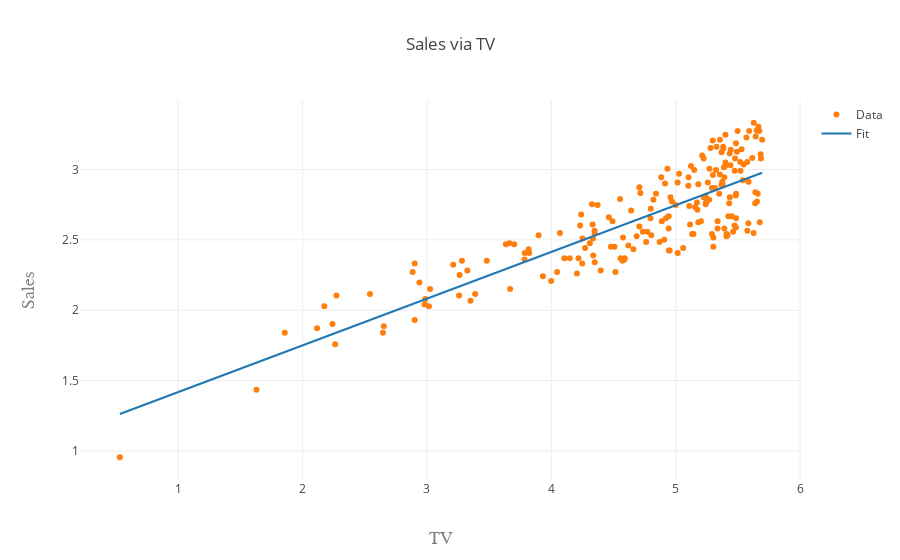

Notebook code for this chart:
### Code cell
xi = df_log.TV
#xi = data1.TV
y = df_log.Sales

# Generated linear fit
slope, intercept, r_value, p_value, std_err = stats.linregress(xi,y)
line = slope*xi+intercept

# Creating the dataset, and generating the plot
trace1 = go.Scatter(
                  x=xi,
                  y=y,
                  text = df_log.TV,
                  mode='markers',
                  marker=go.Marker(color='rgb(255, 127, 14)'),
                  name='Data'
                  )

trace2 = go.Scatter(
                  x=xi,
                  y=line,
                  mode='lines',
                  marker=go.Marker(color='rgb(31, 119, 180)'),
                  name='Fit'
                  )

annotation = go.Annotation(
                  x=10,
                  y=80000,
                  text='$R^2 = 0.9551,\\Y = 0.716X + 19.18$',
                  showarrow=False,
                  font=go.Font(size=16)
                  )
data = [trace1, trace2]

layout = go.Layout(
    title='Sales via TV',
    xaxis=dict(
        title='TV',
        titlefont=dict(
            family='Courier New, monospace',
            size=18,
            color='#7f7f7f'
        )
    ),
    yaxis=dict(
        title='Sales',
        titlefont=dict(
            family='Courier New, monospace',
            size=18,
            color='#7f7f7f'
        )
    )
)


fig = go.Figure(data=data, layout=layout)
iplot(fig, filename='Linear-Fit-in-python')
print('Slope:')
print(slope)
print('' )
print(slope * 10000)

### Figure 1 — Plotly figure (JSON) as saved in the notebook; plotly's stock layout.template omitted (floating-point values rounded to 4 significant figures; data arrays with more than 128 entries replaced by an {"elided": "..."} marker saying what was removed)
{"data": [{"marker": {"color": "rgb(255, 127, 14)"}, "mode": "markers", "name": "Data", "text": {"elided": "200 str values"}, "type": "scatter", "uid": "9c1d93fa-dac5-11e8-afcf-9a0015cd93e0", "x": {"elided": "200 float values"}, "y": {"elided": "200 float values"}}, {"marker": {"color": "rgb(31, 119, 180)"}, "mode": "lines", "name": "Fit", "type": "scatter", "uid": "9c1d96ca-dac5-11e8-98e7-9a0015cd93e0", "x": {"elided": "200 float values"}, "y": {"elided": "200 float values"}}], "layout": {"title": "Sales via TV", "xaxis": {"title": "TV", "titlefont": {"color": "#7f7f7f", "family": "Courier New, monospace", "size": 18}}, "yaxis": {"title": "Sales", "titlefont": {"color": "#7f7f7f", "family": "Courier New, monospace", "size": 18}}}}
